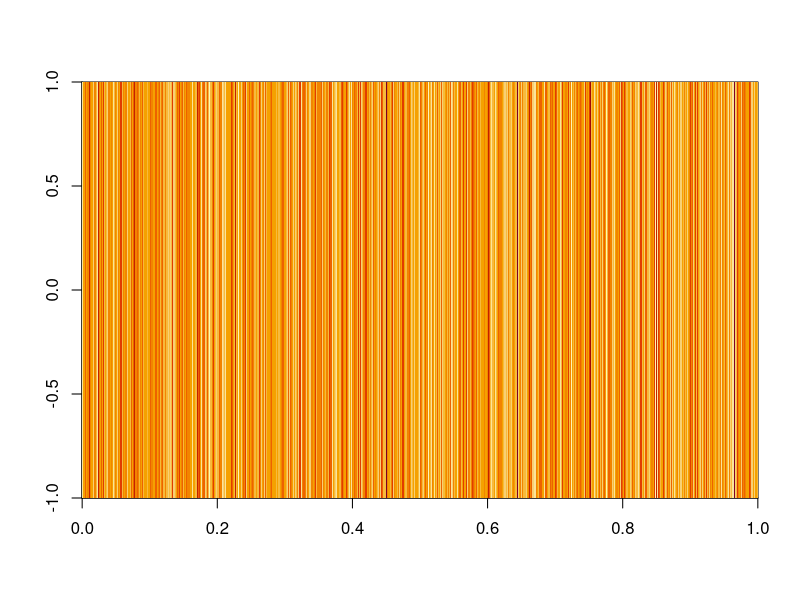
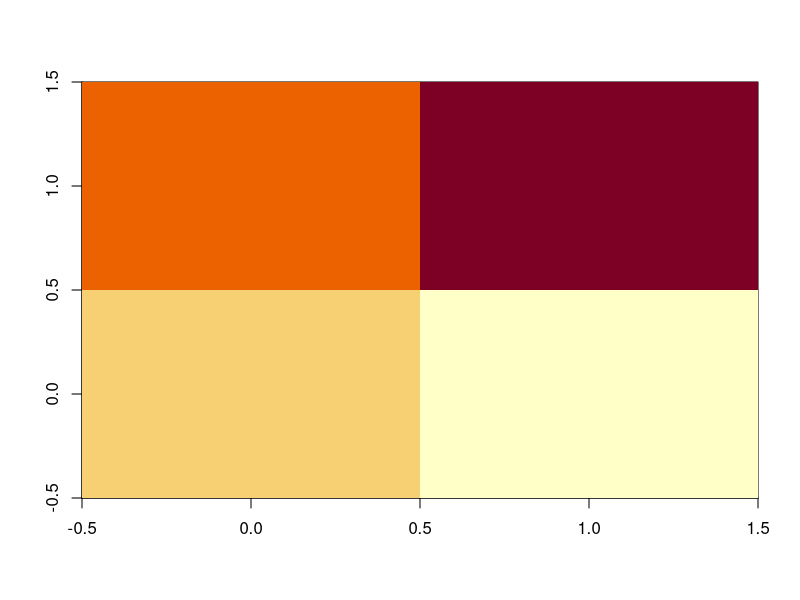
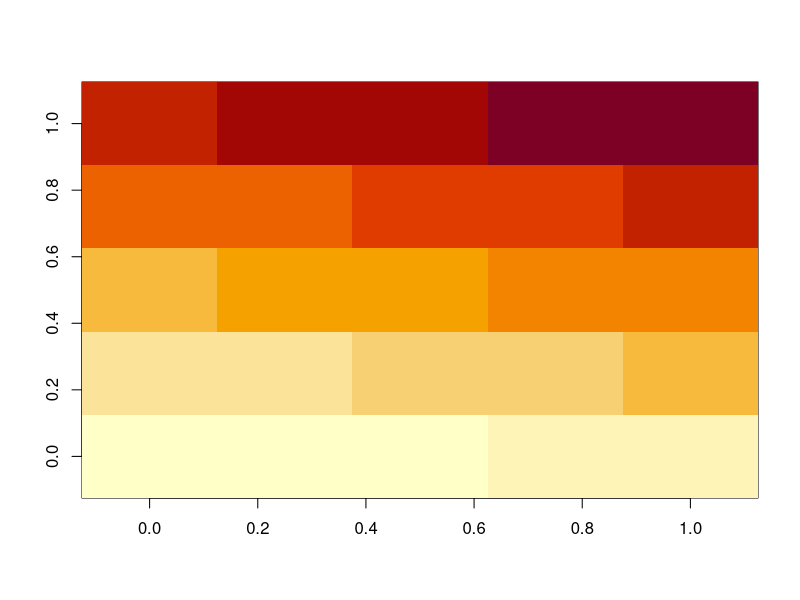
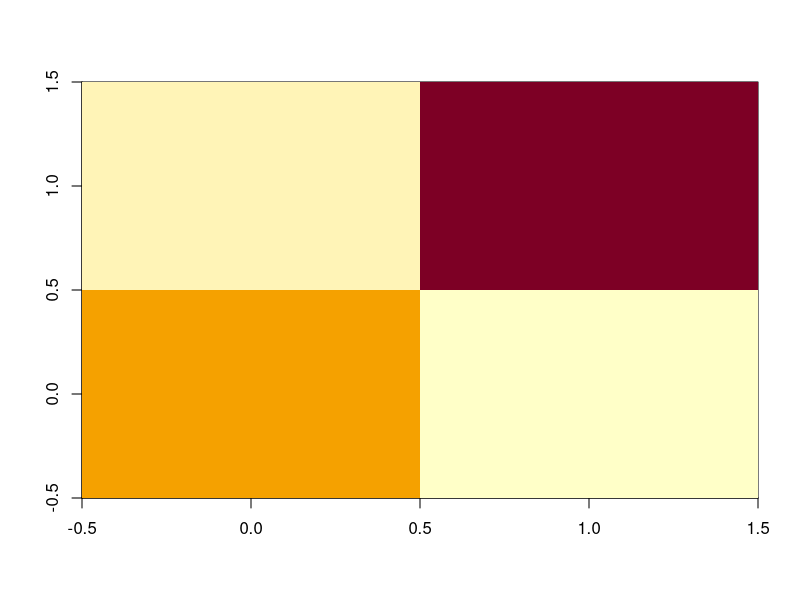
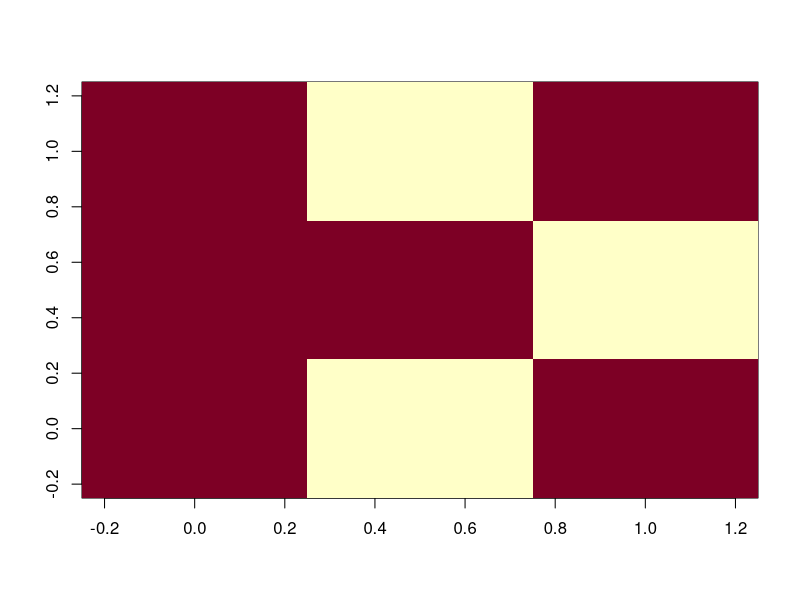

Write R code to recreate these figures, in order. (Note: this script raises an error after producing the figures.)

## Create a matrix of 10 columns
y = rbind(matrix(rnorm(100*20)))
y
dim(y)
image(y) 

## Matrix with given inputs 
n.mat = matrix(data = c(2, 3, 
                        1, 4), ncol = 2, byrow = T)
dim(n.mat)
image(n.mat)


## Matrix with a sequence
seq.mat = matrix(data = 1:25, nrow = 5)
dim(seq.mat)
image(seq.mat)


## singular matrix
sing.mat1 = matrix(data = c(1, -2, 
                            -3, 6), nrow = 2, byrow = T)
image(sing.mat1)

sing.mat2 = matrix(data = c(1, 1, 1, 
                            0, 1, 0, 
                            1, 0, 1), nrow = 3, byrow = T)
image(sing.mat2)

# Inverse does not exist
solve(sing.mat2)


## Orthogonal Matrix
ortho.mat1 = matrix(data = c(1, 0, 
                             0, -1), nrow = 2, byrow = T)
image(ortho.mat1)

# Inv(ortho.mat) == transpose(ortho.mat)
solve(ortho.mat)==t(ortho.mat)


ortho.mat2 = matrix(data = c(1, 0, 
                             0, 1), nrow = 2, byrow = T)
image(ortho.mat2)


ortho.mat3 = matrix(data = c(0, 0, 0, 1,
                             0, 0, 1, 0,
                             1, 0, 0, 0,
                             0, 1, 0, 0), nrow = 4, byrow = T)

image(ortho.mat3)



## Unitary Matrix
unit.mat = matrix(data = c(1/sqrt(2), 1/sqrt(2),
                           i/sqrt(2), -i/sqrt(2)), nrow = 2, byrow = T)


image(unit.mat)



unit.mat2 = matrix(c(1, 0, 
                     0, i), nrow = 2, byrow = T)







y = rbind(matrix(rnorm(n = 50*20, mean = 100, sd = 2)))
dim(y)
image(y)

y = rbind(matrix(data = rnorm(n = 50*20, mean = 100, sd = 2), ncol = 20))
y
dim(y)
image(y)

d.mat = diag(x = 1, nrow = 10, ncol = 3)
d.mat
image(d.mat)

d.mat = diag(x = rnorm(10), nrow = 10, ncol = 10)
d.mat
image(d.mat)




y = rbind(matrix(rnorm(100*20, mean = 100, sd = 0.25), ncol = 20), 
          cbind(matrix(rnorm(100*10, mean = 100, sd = 1), ncol = 10),
          matrix(rnorm(100*10, mean= 100, sd = 4), ncol = 10)))
y
image(y)

y = matrix(data = 0, nrow = 10, ncol = 10)
image(y)




#Hello
